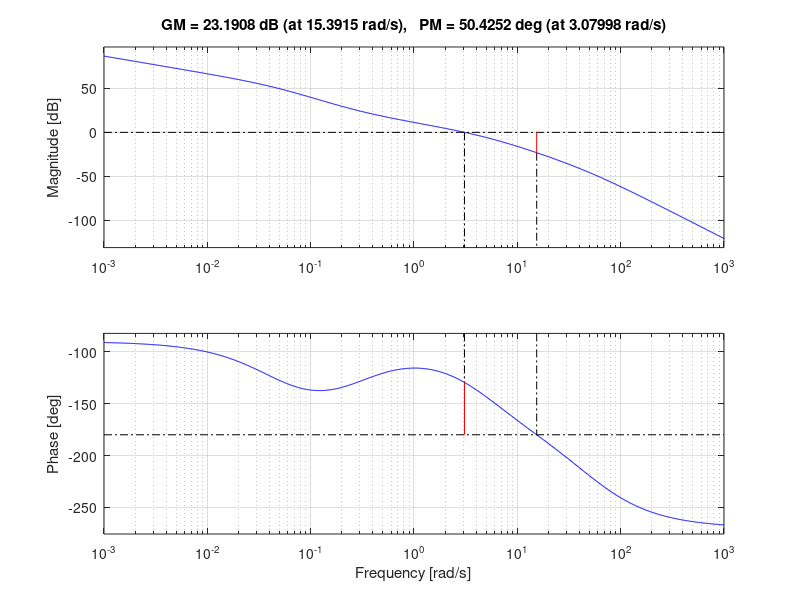
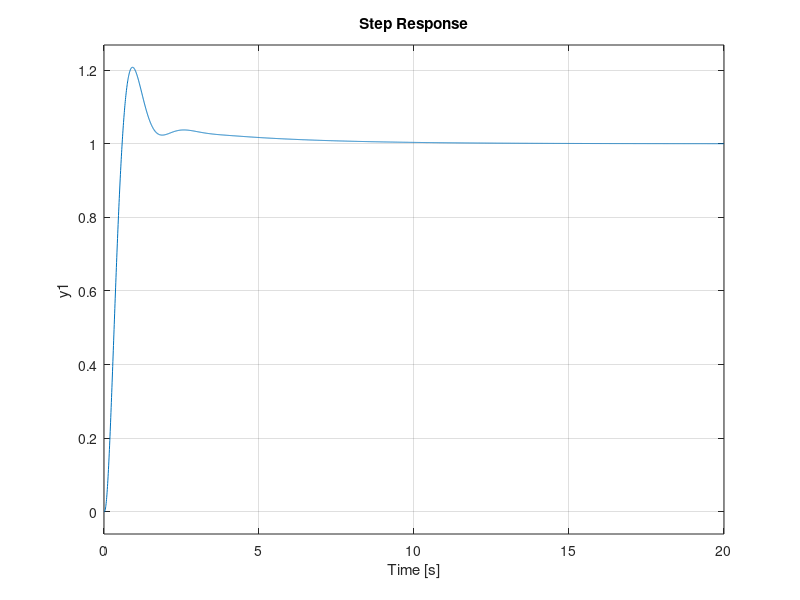

These figures' MATLAB source, in order: (Note: this script raises an error after producing the figures.)
clear all
close all
clc

%TESTE: Controlador de atraso de fase
s = tf('s');
sys = (10*5)/(s*(s+5)*(0.1*s+5));
K = 11;
phi = 50 + 7;
zpk(sys)
margin(K*sys)
alph = 10^(15.7/20);
tau = 1/(0.1*2.85);
D = K * (tau*s+1)/(alph*tau*s+1);
margin(D*sys)
figure(2)
step(feedback(D*sys,1))
stepinfo(feedback(D*sys,1))
